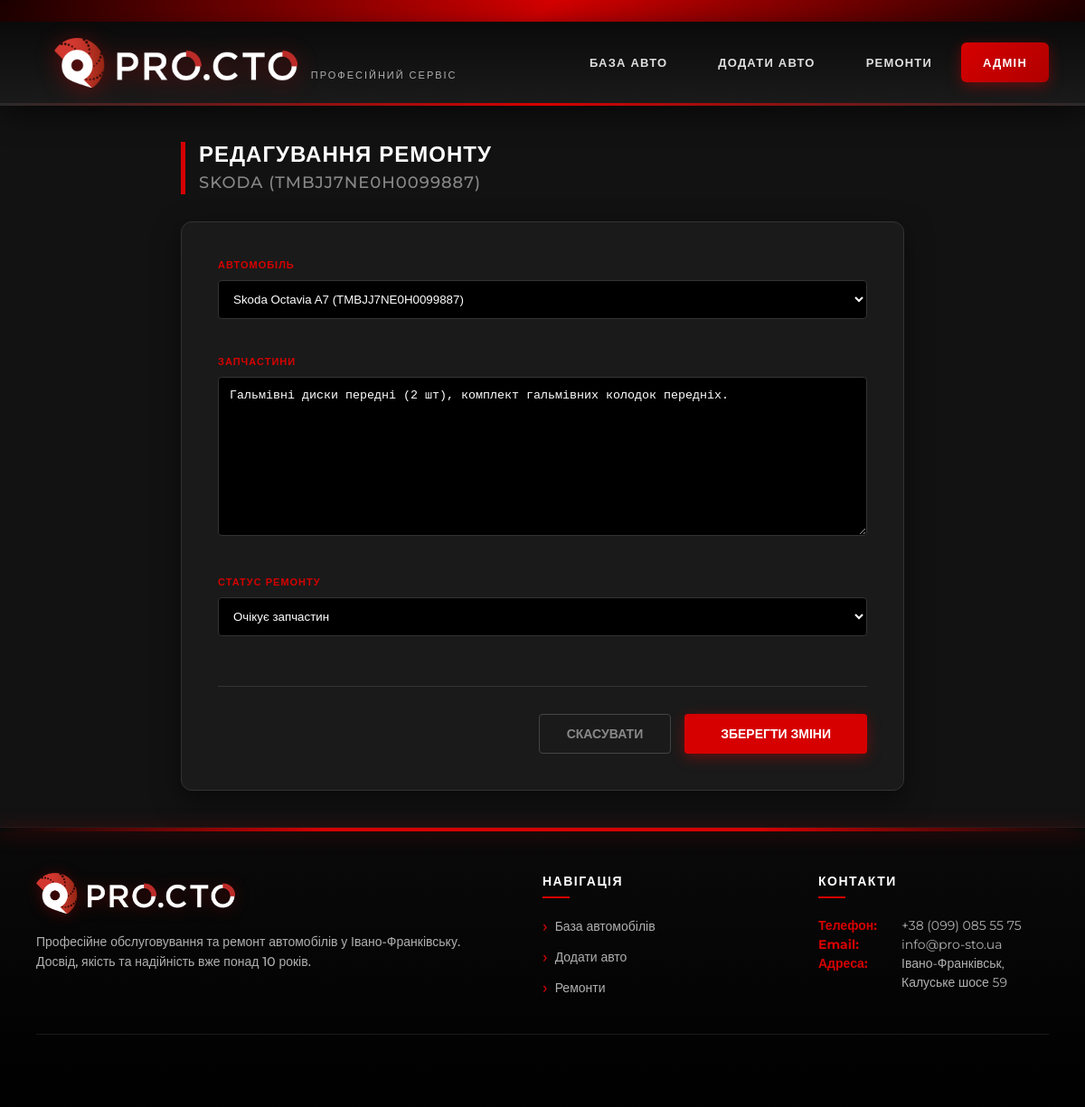
Screenshot of /repairs/7/edit/ with the database file from the repository.
### repairs/models.py (models this page shows, shortened)
class Repair(models.Model):
    STATUS_CHOICES = [
        ('new', 'Новий'),
        ('in_progress', 'В роботі'),
        ('awaiting_parts', 'Очікує запчастин'),
        ('completed', 'Завершено'),
    ]
    car = models.ForeignKey(Car, on_delete=models.CASCADE, related_name='repairs')
    description = models.TextField()
    status = models.CharField(max_length=20, choices=STATUS_CHOICES, default='new')
    start_date = models.DateTimeField(auto_now_add=True)
    end_date = models.DateTimeField(null=True, blank=True)

### cars/models.py (models this page shows)
class Car(models.Model):
    class Transmission(models.TextChoices):
        MANUAL = 'manual', 'Механічна'
        AUTOMATIC = 'automatic', 'Автоматична'
        ROBOT = 'robot', 'Роботизована'
        VARIATOR = 'variator', 'Варіатор'
    class FuelType(models.TextChoices):
        PETROL = 'petrol', 'Бензин'
        DIESEL = 'diesel', 'Дизель'
        ELECTRIC = 'electric', 'Електро'
        HYBRID = 'hybrid', 'Гібрид'
        GAS = 'gas', 'Газ'
    make = models.CharField(
        max_length=100,
        verbose_name="Марка"
    )
    model_name = models.CharField(
        max_length=100,
        verbose_name="Модель"
    )
    vin = models.CharField(
        max_length=17,
        unique=True,
        verbose_name="VIN-код",
        validators=[MinLengthValidator(17)]
    )
    owner_name = models.CharField(
        max_length=100,
        verbose_name="ПІБ власника",
    )
    year = models.PositiveIntegerField(
        verbose_name="Рік випуску",
        validators=[
            MinValueValidator(1900),
            MaxValueValidator(datetime.date.today().year + 1)
        ],
        help_text="Використовуйте формат: <YYYY>"
    )
    color = models.CharField(
        max_length=50,
        verbose_name="Колір"
    )
    transmission = models.CharField(
        max_length=20,
        choices=Transmission.choices,
        default=Transmission.AUTOMATIC,
        verbose_name="Коробка передач"
    )
    fuel_type = models.CharField(
        max_length=20,
        choices=FuelType.choices,
        default=FuelType.PETROL,
        verbose_name="Тип пального"
    )
    mileage = models.PositiveIntegerField(
        default=0,
        verbose_name="Пробіг (км)",
        help_text="Для нових авто залиште 0"
    )
    engine_volume = models.DecimalField(
        max_digits=4,
        decimal_places=1,
        blank=True,
        null=True,
        verbose_name="Об'єм двигуна (л)"
    )
    description = models.TextField(
        blank=True,
        verbose_name="Опис"
    )
    main_image = models.ImageField(
        upload_to='cars/%Y/%m/',
        blank=True,
        null=True,
        verbose_name="Фото"
    )
    is_published = models.BooleanField(
        default=True,
        verbose_name="Опубліковано"
    )
    created_at = models.DateTimeField(
        auto_now_add=True,
        verbose_name="Дата додавання"
    )
    updated_at = models.DateTimeField(
        auto_now=True,
        verbose_name="Дата оновлення"
    )
    class Meta:
        verbose_name = "Автомобіль"
        verbose_name_plural = "Автомобілі"
        ordering = ['-created_at']
    def __str__(self):
        return f"{self.make} {self.model_name} ({self.vin})"

### repairs/views.py (the view)
# urls.py: path('<int:repair_id>/edit/', views.edit_repair_view, name='edit_repair'),
def edit_repair_view(request, repair_id):
    repair = get_object_or_404(Repair, id=repair_id)
    if request.method == 'POST':
        form = RepairForm(request.POST, instance=repair)
        if form.is_valid():
            form.save()
            messages.success(request, 'Зміни успішно збережено!')
            return redirect('repair_list')
    else:
        form = RepairForm(instance=repair)
    return render(request, 'repairs/edit_repair.html', {'form': form, 'repair': repair})

### repairs/forms.py
class RepairForm(forms.ModelForm):
    class Meta:
        model = Repair
        fields = ['car', 'description', 'status']
        labels = {
            'car': 'Автомобіль',
            'description': 'Запчастини',
            'status': 'Статус ремонту',
        }

### repairs/templates/repairs/edit_repair.html (shortened to what this page needs)
{% extends 'base.html' %}
{% block content %}
<div style="max-width: 800px; margin: 0 auto;">
    <div style="margin-bottom: 30px;">
        <h2 style="margin: 0; color: #ffffff; text-transform: uppercase; font-weight: 800; border-left: 5px solid #D60000; padding-left: 15px; letter-spacing: 1px; line-height: 1.2;">
            Редагування ремонту <br>
            <span style="font-size: 18px; color: #888; font-weight: 500;">{{ repair.car.make }} {{ repair.car.model }} ({{ repair.car.vin }})</span>
        </h2>
    </div>
    <div class="stat-card" style="padding: 40px; background-color: #1a1a1a; border: 1px solid #333; border-radius: 12px; box-shadow: 0 10px 30px rgba(0,0,0,0.5);">
        <form method="post">
            <div style="display: grid; gap: 25px;">
                {% for field in form %}
                    <div class="form-group" style="margin-bottom: 0;">
                        <label for="{{ field.id_for_label }}" style="color: #D60000; margin-bottom: 10px; display: block; font-size: 11px; letter-spacing: 1px; text-transform: uppercase; font-weight: 700;">
                            {{ field.label }}
                        </label>
                        {{ field }}
                    </div>
                {% endfor %}
            </div>
            <div style="margin-top: 40px; padding-top: 30px; border-top: 1px solid #333; display: flex; justify-content: flex-end; gap: 15px;">
                <a href="{% url 'repair_list' %}" style="display: inline-flex; align-items: center; justify-content: center; padding: 12px 30px; background: transparent; border: 1px solid #444; border-radius: 4px; color: #888; text-decoration: none; font-weight: 600; font-size: 14px; transition: all 0.3s; text-transform: uppercase;">
                    СКАСУВАТИ
                </a>
                <button type="submit" class="btn btn-primary" style="padding: 12px 40px; font-size: 14px; box-shadow: 0 4px 15px rgba(214, 0, 0, 0.4);">
                    ЗБЕРЕГТИ ЗМІНИ
                </button>
            </div>
        </form>
    </div>
</div>
{% endblock %}

### templates/base.html (style rules this page uses)
:root { --primary-red: #D60000; --dark-bg: #121212; --panel-bg: #1E1E1E; --text-white: #ffffff; --text-gray: #b0b0b0; }
* { margin: 0; padding: 0; box-sizing: border-box; }
body { font-family: 'Montserrat', sans-serif; background-color: var(--dark-bg); color: var(--text-white); min-height: 100vh; display: flex; flex-direction: column; }
.btn { display: inline-flex; align-items: center; justify-content: center; padding: 12px 30px; background-color: var(--primary-red); color: white; text-transform: uppercase; font-weight: 700; font-size: 13px; border: none; border-radius: 4px; cursor: pointer; text-decoration: none; transition: all 0.3s ease; box-shadow: 0 4px 15px rgba(214, 0, 0, 0.3); }
.btn-primary { background-color: var(--primary-red); color: white; }
.stat-card { background-color: var(--panel-bg); border: 1px solid #333; border-radius: 8px; padding: 25px; transition: all 0.3s ease; text-decoration: none; display: block; position: relative; overflow: hidden; }
input, select, textarea { width: 100%; padding: 12px; background-color: #000; border: 1px solid #333; color: white; border-radius: 4px; margin-bottom: 15px; }
label { color: var(--primary-red); font-size: 11px; text-transform: uppercase; font-weight: 700; margin-bottom: 8px; display: block; letter-spacing: 0.5px; }

### rows the page displays
Repair: car.make "SKODA", car.vin "TMBJJ7NE0H0099887", form "Skoda Octavia A7 (TMBJJ7NE0H0099887)" "Гальмівні диски передні (2 шт), комплект гальмівних колодок передніх." "Очікує запчастин"

### other values shown
{{ field.label }} "АВТОМОБІЛЬ" "ЗАПЧАСТИНИ" "СТАТУС РЕМОНТУ"
